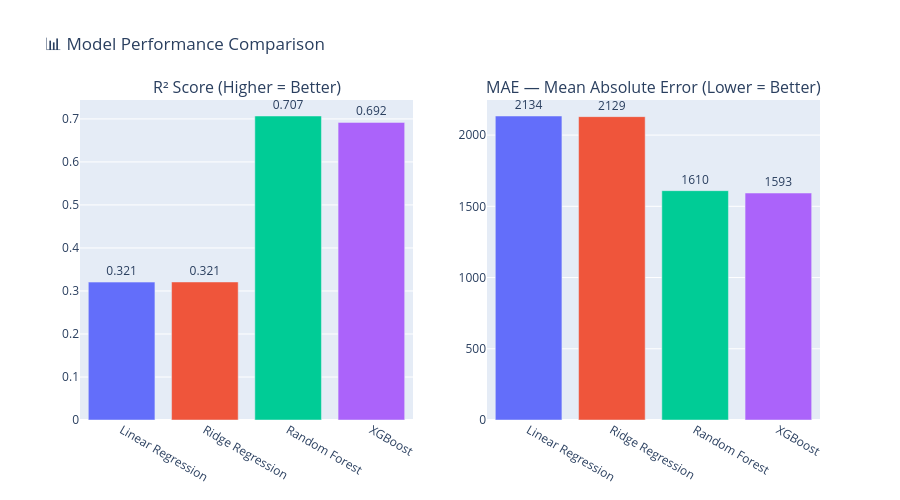

The code cell stored with this chart in its notebook:
### Code cell
fig = make_subplots(rows=1, cols=2,
                    subplot_titles=["R² Score (Higher = Better)",
                                    "MAE — Mean Absolute Error (Lower = Better)"])


colors = px.colors.qualitative.Plotly[:len(results_df)]

fig.add_trace(go.Bar(
    x=results_df['Model'], y=results_df['R²'],
    marker_color=colors, text=results_df['R²'].round(3),
    textposition='outside', name='R²'
), row=1, col=1)

fig.add_trace(go.Bar(
    x=results_df['Model'], y=results_df['MAE'],
    marker_color=colors, text=results_df['MAE'].round(0), # pyright: ignore[reportUndefinedVariable]
    textposition='outside', name='MAE'
), row=1, col=2)
fig.update_layout(title='📊 Model Performance Comparison',
                  height=500, showlegend=False,
                  font=dict(size=12))
fig.show()

### Figure 1 — Plotly figure (JSON) as saved in the notebook; plotly's stock layout.template omitted (floating-point values rounded to 4 significant figures)
{"data": [{"marker": {"color": ["#636EFA", "#EF553B", "#00CC96", "#AB63FA"]}, "name": "R²", "text": [0.321, 0.321, 0.707, 0.692], "textposition": "outside", "type": "bar", "x": ["Linear Regression", "Ridge Regression", "Random Forest", "XGBoost"], "xaxis": "x", "y": [0.3206, 0.3209, 0.7067, 0.6919], "yaxis": "y"}, {"marker": {"color": ["#636EFA", "#EF553B", "#00CC96", "#AB63FA"]}, "name": "MAE", "text": [2134.0, 2129.0, 1610.0, 1593.0], "textposition": "outside", "type": "bar", "x": ["Linear Regression", "Ridge Regression", "Random Forest", "XGBoost"], "xaxis": "x2", "y": [2134.0, 2129.0, 1610.0, 1593.0], "yaxis": "y2"}], "layout": {"annotations": [{"font": {"size": 16}, "showarrow": false, "text": "R² Score (Higher = Better)", "x": 0.225, "xanchor": "center", "xref": "paper", "y": 1, "yanchor": "bottom", "yref": "paper"}, {"font": {"size": 16}, "showarrow": false, "text": "MAE — Mean Absolute Error (Lower = Better)", "x": 0.775, "xanchor": "center", "xref": "paper", "y": 1, "yanchor": "bottom", "yref": "paper"}], "font": {"size": 12}, "height": 500, "showlegend": false, "title": {"text": "📊 Model Performance Comparison"}, "xaxis": {"anchor": "y", "domain": [0, 0.45]}, "xaxis2": {"anchor": "y2", "domain": [0.55, 1]}, "yaxis": {"anchor": "x", "domain": [0, 1]}, "yaxis2": {"anchor": "x2", "domain": [0, 1]}}}
